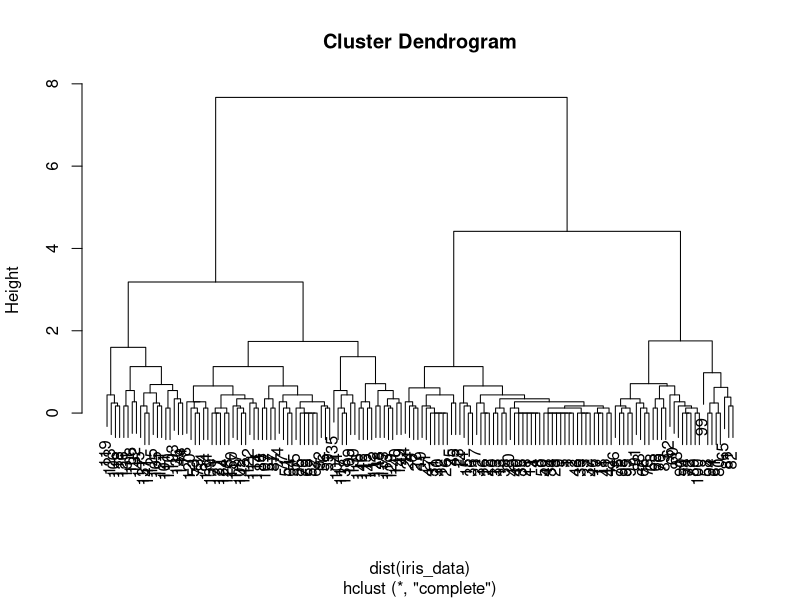
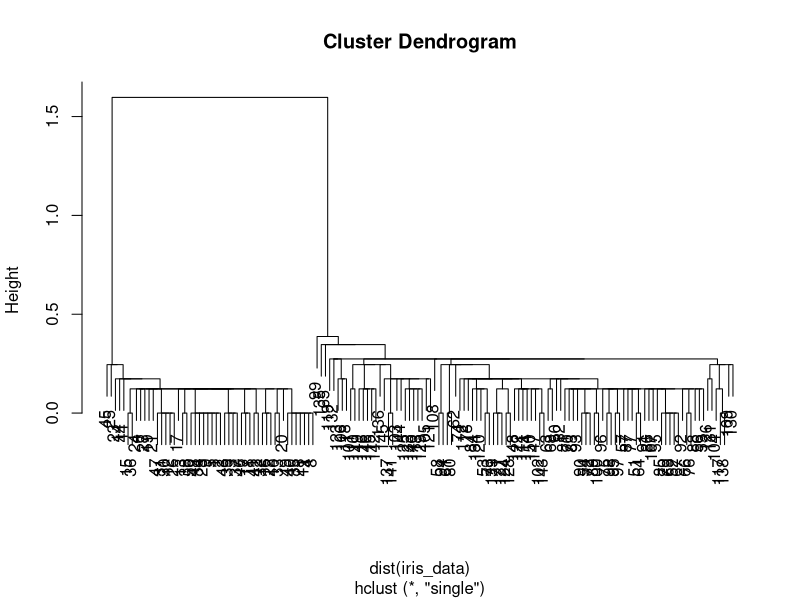
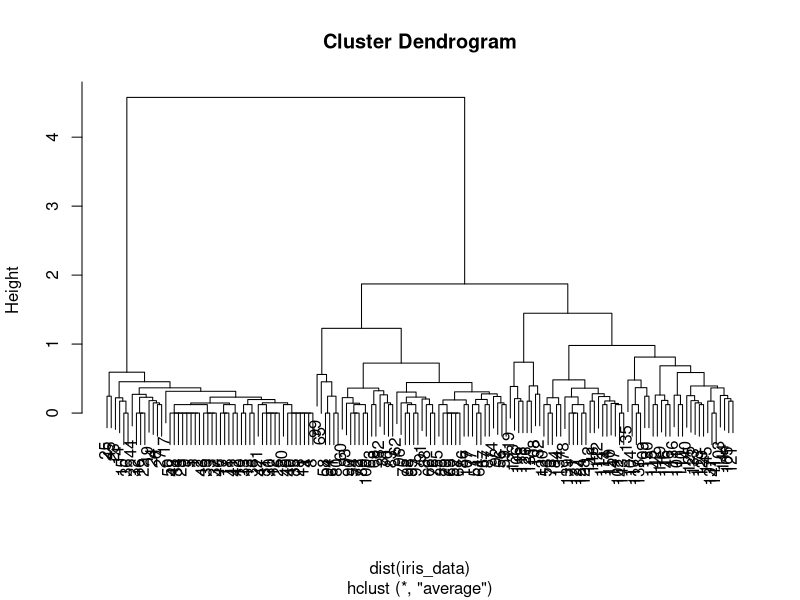
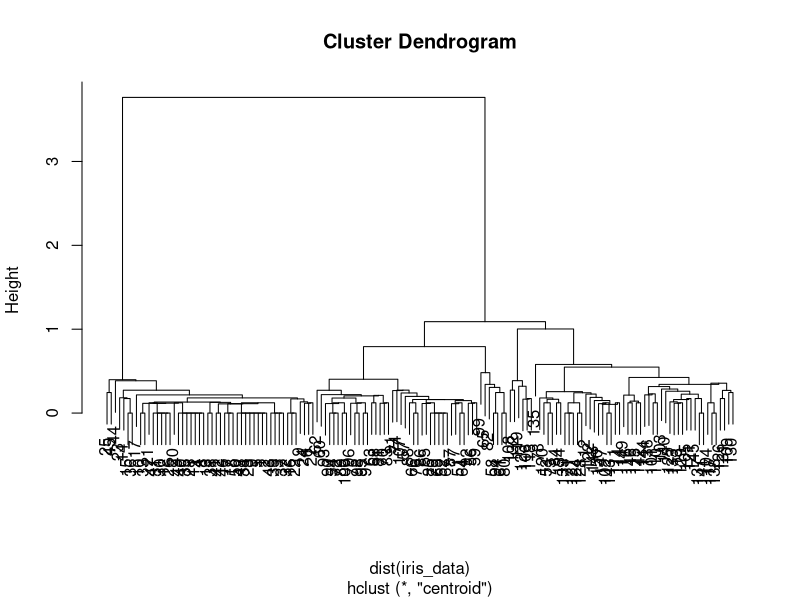

Source code (R) for these figures, in order:
iris_data<-iris[,3:5]
install.packages("cluster")
library(cluster)

h.clus<-hclust(dist(iris_data),method="complete")
plot(h.clus)

clusterCut <- cutree(h.clus, 3)
table(clusterCut, iris_data$Species)

h.clus<-hclust(dist(iris_data),method = "single")
plot(h.clus)

clusterCut <- cutree(h.clus, 3)
table(clusterCut, iris_data$Species)

h.clus<-hclust(dist(iris_data),method = "average")
plot(h.clus)

clusterCut <- cutree(h.clus, 3)
table(clusterCut, iris_data$Species)

h.clus<-hclust(dist(iris_data),method = "centroid")
plot(h.clus)

clusterCut <- cutree(h.clus, 3)
table(clusterCut, iris_data$Species)
